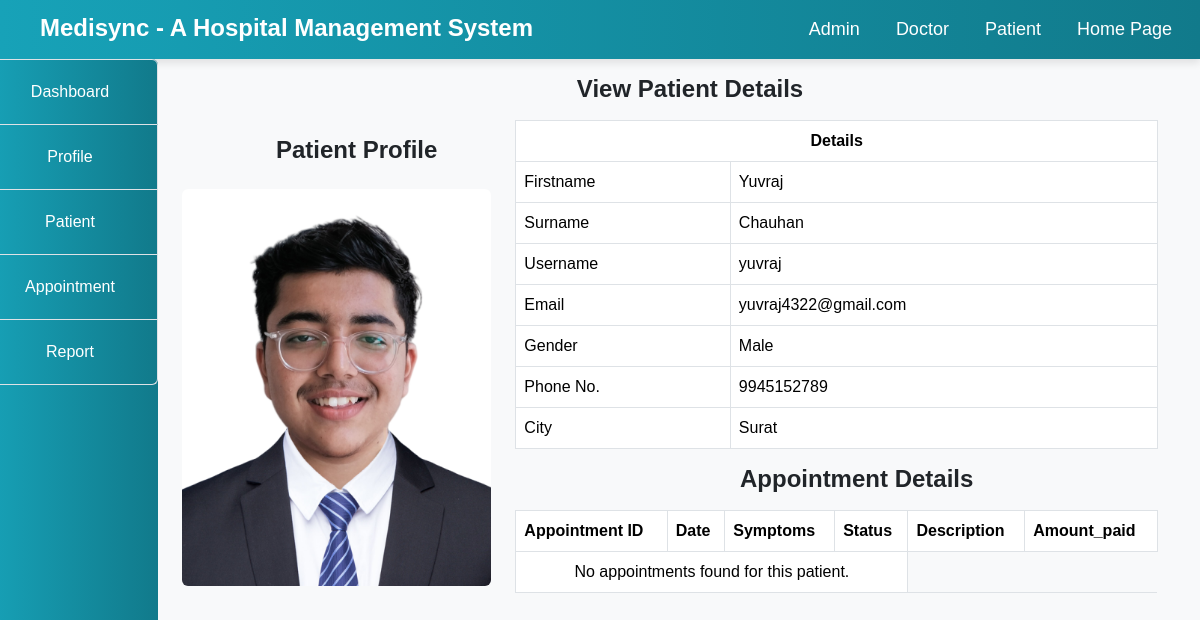
/Hospital/doctor/view.php?id=1, run on the app's committed database.
### tables this page shows
CREATE TABLE `appointment` (
  `id` int(100) NOT NULL,
  `firstname` varchar(100) NOT NULL,
  `surname` varchar(100) NOT NULL,
  `gender` varchar(100) NOT NULL,
  `phone` varchar(100) NOT NULL,
  `doctor_id` varchar(100) NOT NULL,
  `appointment_date` varchar(100) NOT NULL,
  `symptoms` varchar(100) NOT NULL,
  `status` varchar(100) NOT NULL,
  `date_booked` varchar(100) NOT NULL,
  `patient_id` int(100) NOT NULL,
  `description` varchar(100) DEFAULT NULL,
  `amount_paid` int(10) DEFAULT NULL
);

CREATE TABLE `patient` (
  `id` int(100) NOT NULL,
  `firstname` varchar(100) NOT NULL,
  `surname` varchar(100) NOT NULL,
  `username` varchar(100) NOT NULL,
  `email` varchar(100) NOT NULL,
  `gender` varchar(100) NOT NULL,
  `phone` varchar(100) NOT NULL,
  `city` varchar(100) NOT NULL,
  `password` varchar(100) NOT NULL,
  `date_reg` varchar(100) NOT NULL,
  `profile` varchar(100) NOT NULL
);

### Hospital/doctor/view.php (the view, shortened to what this page needs)
<!DOCTYPE html>
<html lang="en">
<head>
    <link href="https://cdn.jsdelivr.net/npm/bootstrap@5.3.0/dist/css/bootstrap.min.css" rel="stylesheet">
</head>
<body>
    <?php
    include("../include/header.php");
    include("../include/connection.php");
    ?>
    <div class="container-fluid">
        <div class="col-md-12">
            <div class="row">
                <div class="col-md-2" style="margin-left: -30px;">
                    <?php include("sidenav.php"); ?>
                </div>
                <div class="col-md-10">
                    <h5 class="text-center my-3">View Patient Details</h5>
                    <?php
                    if (isset($_GET['id'])) {
                        $id = $_GET['id'];
                        $query = "SELECT p.*, a.symptoms, a.status
                        FROM patient p
                        JOIN appointment a join income i ON p.id = a.patient_id
                        WHERE p.id = '$id' LIMIT 1";
                        $res = mysqli_query($connect, $query);
                        $patient = mysqli_fetch_array($res);
                        $doctorId = $_SESSION['doctor_id'];
                        $appointment_query = "SELECT * FROM appointment WHERE patient_id = '$id'and doctor_id ='$doctorId'" ;
                        $appointment_res = mysqli_query($connect, $appointment_query);
                    }
                    ?>
                    <div class="row">
                        <div class="col-md-4 text-center">
                            <h5 class="text-center my-3">Patient Profile</h5>
                            <?php
                            echo "<img src='../patient/img/".$patient['profile']."' class='img-fluid rounded my-2'  width='350px' height='350px'>";
                            ?>
                        </div>
                        <div class="col-md-8">
                            <table class="table table-bordered">
                                <tr>
                                    <th class="text-center" colspan="2">Details</th>
                                </tr>
                                <tr>
                                    <td>Firstname</td>
                                    <td><?php echo $patient['firstname']; ?></td>
                                </tr>
                                <tr>
                                    <td>Surname</td>
                                    <td><?php echo $patient['surname']; ?></td>
                                </tr>
                                <tr>
                                    <td>Username</td>
                                    <td><?php echo $patient['username']; ?></td>
                                </tr>
                                <tr>
                                    <td>Email</td>
                                    <td><?php echo $patient['email']; ?></td>
                                </tr>
                                <tr>
                                    <td>Gender</td>
                                    <td><?php echo $patient['gender']; ?></td>
                                </tr>
                                <tr>
                                    <td>Phone No.</td>
                                    <td><?php echo $patient['phone']; ?></td>
                                </tr>
                                <tr>
                                    <td>City</td>
                                    <td><?php echo $patient['city']; ?></td>
                                </tr>
                            </table>
                             <h5 class="text-center my-3">Appointment Details</h5>
                            <table class="table table-bordered">
                                <tr>
                                    <th>Appointment ID</th>
                                    <th>Date</th>
                                    <th>Symptoms</th>
                                    <th>Status</th>
                                    <th>Description</th>
                                    <th>Amount_paid</th>
                                </tr>
                                <?php
                                if (mysqli_num_rows($appointment_res) > 0) {
                                    while ($appointment = mysqli_fetch_array($appointment_res)) {
                                        echo "<tr>";
                                        echo "<td>" . $appointment['id'] . "</td>";
                                        echo "<td>" . $appointment['appointment_date'] . "</td>";
                                        echo "<td>" . $appointment['symptoms'] . "</td>";
                                        echo "<td>" . $appointment['status'] . "</td>";
                                        echo "<td>" . $appointment['description'] . "</td>";
                                        echo "<td>" . $appointment['amount_paid'] . "</td>";
                                        echo "</tr>";
                                    }
                                } else {
                                    echo "<tr><td colspan='4' class='text-center'>No appointments found for this patient.</td></tr>";
                                }
                                ?>
                            </table>
                        </div>
                    </div>
                </div>
            </div>
        </div>
    </div>
</body>
</html>

### Hospital/include/header.php (style rules this page uses)
body { font-family: 'Arial', sans-serif; background-color: #f8f9fa; }
h5 { margin-left: 40px; margin-top: 5px; font-size: 24px; font-weight: bold; }

### data on the page
appointment: patient.profile (picture), patient.firstname "Yuvraj", patient.surname "Chauhan", patient.username "yuvraj", patient.email "yuvraj4322@gmail.com", patient.gender "Male", patient.phone "9945152789", patient.city "Surat"
